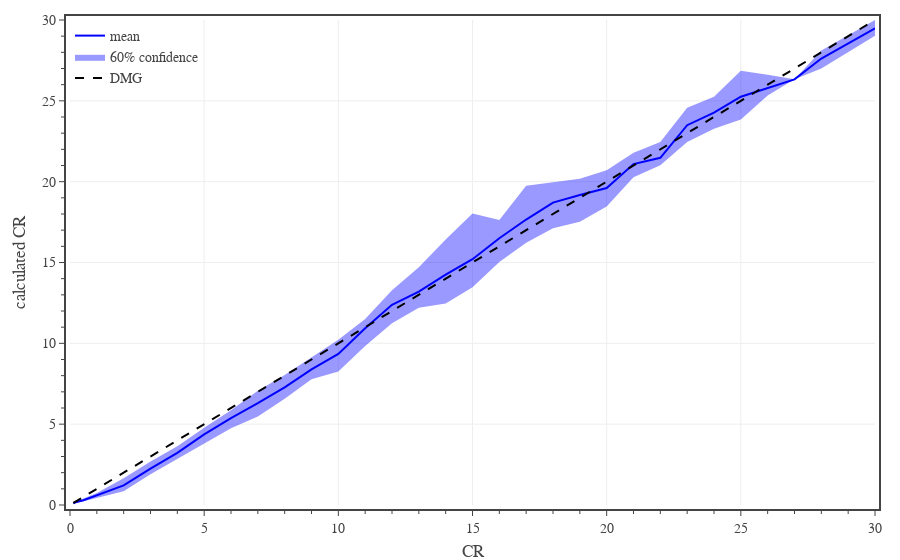

Notebook code cell kept with this figure:
### Code cell
# calculated XP vs target XP
xCol = 'CR'
yCol = 'eCR'

conf = 0.6
#df1 = df0[df0['CR'].between(0,30)]
dfG = df1[[xCol,yCol]].groupby(xCol).mean().reset_index()
dfU = df1[[xCol,yCol]].groupby(xCol).quantile(0.5 + conf/2).reset_index()
dfL = df1[[xCol,yCol]].groupby(xCol).quantile(0.5 - conf/2).reset_index()

# create figure
fig = go.Figure(
    layout=go.Layout(
        template=TFB_TEMPLATE,
        margin=dict(l=70, r=25, b=55, t=20, pad=4),
        xaxis=dict(
            title_text='CR',
            range=[0,30],
            tick0=0, dtick=5,
            minor=dict(tick0=0, dtick=1),
        ),
        yaxis=dict(
            title_text='calculated CR',
            range=[0,30],
            tick0=0, dtick=5,
            minor=dict(tick0=0, dtick=1),
        ),
        legend=dict(
            xanchor='left', yanchor='top',
            x=0.00, y=1.00,
            orientation='v',
            tracegroupgap=0,
        )
    )
)

# plot monster confidence interval and average
fig.add_trace(go.Scatter(x=dfG[xCol], y=dfU[yCol], line_width=0, legendgroup='mean', showlegend=False, hoverinfo='skip'))
fig.add_trace(go.Scatter(x=dfG[xCol], y=dfL[yCol], line_width=0, name=f'{conf:.0%} confidence', legendgroup='mean', hoverinfo='skip', fill='tonexty', fillcolor='rgba(0, 0, 255, 0.4)'))
fig.add_trace(go.Scatter(
    x=dfG[xCol], y=dfG[yCol],
    mode='lines', 
    name='mean',
    legendgroup='mean', 
    line=dict(color='blue'),
    hovertemplate='<b>mean</b><br>' + 'CR %{x:,.0f}<br>' + 'Calc CR %{y:,.1f}<br>' + '<extra></extra>'
))

# plot reference line
fig.add_trace(go.Scatter(
    x=dfG[xCol], y=dfG[xCol],
    mode='lines', 
    name='DMG',
    line=dict(color='black', dash='dash'),
    hovertemplate='<b>DMG</b><br>' + 'CR %{x:,.0f}' + '<extra></extra>'
))

# show figure
fig.show(config=TFB_CONFIG)

# save large format figure
if SAVEFIGS:
    file_name = f'./fig-xp-cr-vs-cr-large.html'
    fig_html = fig.to_html(
        config=TFB_CONFIG,
        include_plotlyjs=False, 
        full_html=False, 
    )
    fig_soup = BeautifulSoup(fig_html, 'html.parser')
    fig_soup.div['class'] = 'plotly-div-large'
    with open(file_name, 'wb') as fout:
        fout.write(fig_soup.prettify('utf-8'))

# save small format figure
if SAVEFIGS:
    fig.update_traces(marker=dict(size=4))
    fig.update_layout(font=dict(size=10))
    file_name = f'./fig-xp-cr-vs-cr-small.html'
    fig_html = fig.to_html(
        config=TFB_CONFIG,
        include_plotlyjs=False, 
        full_html=False, 
    )
    fig_soup = BeautifulSoup(fig_html, 'html.parser')
    fig_soup.div['class'] = 'plotly-div-small'
    with open(file_name, 'wb') as fout:
        fout.write(fig_soup.prettify('utf-8'))

### Figure 1 — Plotly figure (JSON) as saved in the notebook; plotly's stock layout.template omitted (floating-point values rounded to 4 significant figures)
{"data": [{"hoverinfo": "skip", "legendgroup": "mean", "line": {"width": 0}, "showlegend": false, "type": "scatter", "x": [0.125, 0.25, 0.5, 1, 2, 3, 4, 5, 6, 7, 8, 9, 10, 11, 12, 13, 14, 15, 16, 17, 18, 19, 20, 21, 22, 23, 24, 25, 26, 27, 28, 30], "y": [0.1405, 0.2224, 0.3672, 0.7365, 1.655, 2.686, 3.641, 4.781, 5.86, 7.074, 8.038, 9.153, 10.22, 11.51, 13.29, 14.7, 16.43, 18.03, 17.63, 19.74, 19.95, 20.18, 20.7, 21.79, 22.45, 24.58, 25.25, 26.86, 26.62, 26.33, 28.11, 30]}, {"fill": "tonexty", "fillcolor": "rgba(0, 0, 255, 0.4)", "hoverinfo": "skip", "legendgroup": "mean", "line": {"width": 0}, "name": "60% confidence", "type": "scatter", "x": [0.125, 0.25, 0.5, 1, 2, 3, 4, 5, 6, 7, 8, 9, 10, 11, 12, 13, 14, 15, 16, 17, 18, 19, 20, 21, 22, 23, 24, 25, 26, 27, 28, 30], "y": [0.07904, 0.1582, 0.2253, 0.4429, 0.8438, 1.9, 2.849, 3.816, 4.743, 5.468, 6.579, 7.774, 8.252, 9.842, 11.24, 12.19, 12.46, 13.47, 15.04, 16.21, 17.12, 17.52, 18.46, 20.27, 21.01, 22.45, 23.27, 23.84, 25.32, 26.33, 26.99, 29.03]}, {"hovertemplate": "<b>mean</b><br>CR %{x:,.0f}<br>Calc CR %{y:,.1f}<br><extra></extra>", "legendgroup": "mean", "line": {"color": "blue"}, "mode": "lines", "name": "mean", "type": "scatter", "x": [0.125, 0.25, 0.5, 1, 2, 3, 4, 5, 6, 7, 8, 9, 10, 11, 12, 13, 14, 15, 16, 17, 18, 19, 20, 21, 22, 23, 24, 25, 26, 27, 28, 30], "y": [0.1103, 0.1902, 0.2902, 0.5833, 1.209, 2.245, 3.227, 4.367, 5.378, 6.295, 7.274, 8.393, 9.349, 10.93, 12.38, 13.2, 14.25, 15.2, 16.5, 17.66, 18.71, 19.18, 19.6, 21.09, 21.47, 23.49, 24.27, 25.26, 25.8, 26.33, 27.61, 29.48]}, {"hovertemplate": "<b>DMG</b><br>CR %{x:,.0f}<extra></extra>", "line": {"color": "black", "dash": "dash"}, "mode": "lines", "name": "DMG", "type": "scatter", "x": [0.125, 0.25, 0.5, 1, 2, 3, 4, 5, 6, 7, 8, 9, 10, 11, 12, 13, 14, 15, 16, 17, 18, 19, 20, 21, 22, 23, 24, 25, 26, 27, 28, 30], "y": [0.125, 0.25, 0.5, 1, 2, 3, 4, 5, 6, 7, 8, 9, 10, 11, 12, 13, 14, 15, 16, 17, 18, 19, 20, 21, 22, 23, 24, 25, 26, 27, 28, 30]}], "layout": {"legend": {"orientation": "v", "tracegroupgap": 0, "x": 0, "xanchor": "left", "y": 1, "yanchor": "top"}, "margin": {"b": 55, "l": 70, "pad": 4, "r": 25, "t": 20}, "xaxis": {"dtick": 5, "minor": {"dtick": 1, "tick0": 0}, "range": [0, 30], "tick0": 0, "title": {"text": "CR"}}, "yaxis": {"dtick": 5, "minor": {"dtick": 1, "tick0": 0}, "range": [0, 30], "tick0": 0, "title": {"text": "calculated CR"}}}}
